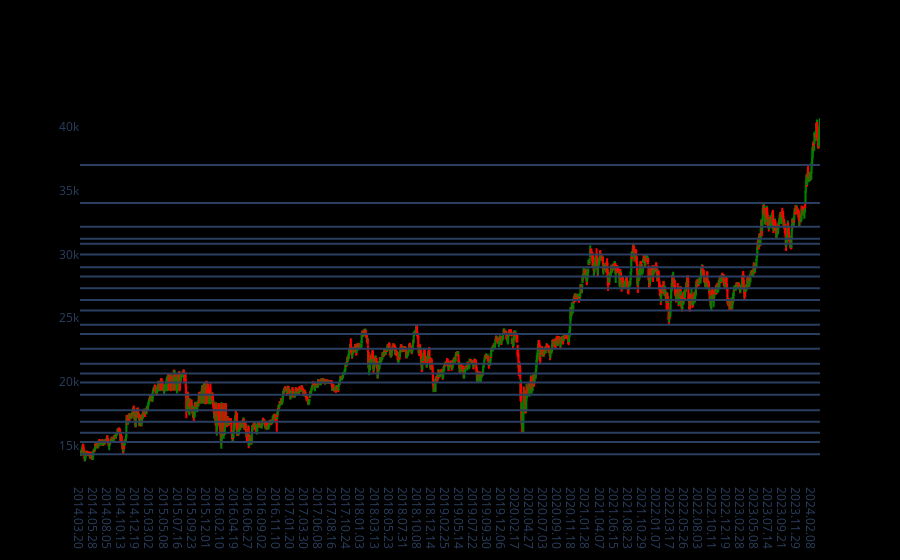

The cell this chart's notebook holds for it:
### Code cell
import sys; sys.path.insert(1, '..')
import utility
from key_levels_finder.key_levels_algorithm import getKeyLevels

JP225keylevels = getKeyLevels(df, useFilter=True, clusterBW=400)
utility.displayChartPrice(df, keylevels=JP225keylevels)

### Figure 1 — Plotly figure (JSON) as saved in the notebook; plotly's stock layout.template omitted (floating-point values rounded to 4 significant figures; data arrays with more than 128 entries replaced by an {"elided": "..."} marker saying what was removed)
{"data": [{"close": {"elided": "2578 float values"}, "decreasing": {"line": {"color": "red"}}, "high": {"elided": "2578 float values"}, "increasing": {"line": {"color": "green"}}, "low": {"elided": "2578 float values"}, "open": {"elided": "2578 float values"}, "type": "candlestick", "x": {"elided": "2578 str values"}}], "layout": {"paper_bgcolor": "black", "plot_bgcolor": "black", "shapes": [{"type": "line", "x0": 0, "x1": 1, "xref": "x domain", "y0": 37000.0, "y1": 37000.0, "yref": "y"}, {"type": "line", "x0": 0, "x1": 1, "xref": "x domain", "y0": 34020.0, "y1": 34020.0, "yref": "y"}, {"type": "line", "x0": 0, "x1": 1, "xref": "x domain", "y0": 32150.0, "y1": 32150.0, "yref": "y"}, {"type": "line", "x0": 0, "x1": 1, "xref": "x domain", "y0": 31230.0, "y1": 31230.0, "yref": "y"}, {"type": "line", "x0": 0, "x1": 1, "xref": "x domain", "y0": 30820.0, "y1": 30820.0, "yref": "y"}, {"type": "line", "x0": 0, "x1": 1, "xref": "x domain", "y0": 29990.0, "y1": 29990.0, "yref": "y"}, {"type": "line", "x0": 0, "x1": 1, "xref": "x domain", "y0": 29000.0, "y1": 29000.0, "yref": "y"}, {"type": "line", "x0": 0, "x1": 1, "xref": "x domain", "y0": 28260.0, "y1": 28260.0, "yref": "y"}, {"type": "line", "x0": 0, "x1": 1, "xref": "x domain", "y0": 27350.0, "y1": 27350.0, "yref": "y"}, {"type": "line", "x0": 0, "x1": 1, "xref": "x domain", "y0": 26430.0, "y1": 26430.0, "yref": "y"}, {"type": "line", "x0": 0, "x1": 1, "xref": "x domain", "y0": 25600.0, "y1": 25600.0, "yref": "y"}, {"type": "line", "x0": 0, "x1": 1, "xref": "x domain", "y0": 24496, "y1": 24496, "yref": "y"}, {"type": "line", "x0": 0, "x1": 1, "xref": "x domain", "y0": 23750.0, "y1": 23750.0, "yref": "y"}, {"type": "line", "x0": 0, "x1": 1, "xref": "x domain", "y0": 22610.0, "y1": 22610.0, "yref": "y"}, {"type": "line", "x0": 0, "x1": 1, "xref": "x domain", "y0": 21434, "y1": 21434, "yref": "y"}, {"type": "line", "x0": 0, "x1": 1, "xref": "x domain", "y0": 20677, "y1": 20677, "yref": "y"}, {"type": "line", "x0": 0, "x1": 1, "xref": "x domain", "y0": 19970.0, "y1": 19970.0, "yref": "y"}, {"type": "line", "x0": 0, "x1": 1, "xref": "x domain", "y0": 19010, "y1": 19010, "yref": "y"}, {"type": "line", "x0": 0, "x1": 1, "xref": "x domain", "y0": 17792, "y1": 17792, "yref": "y"}, {"type": "line", "x0": 0, "x1": 1, "xref": "x domain", "y0": 16884, "y1": 16884, "yref": "y"}, {"type": "line", "x0": 0, "x1": 1, "xref": "x domain", "y0": 16030.0, "y1": 16030.0, "yref": "y"}, {"type": "line", "x0": 0, "x1": 1, "xref": "x domain", "y0": 15305, "y1": 15305, "yref": "y"}, {"type": "line", "x0": 0, "x1": 1, "xref": "x domain", "y0": 14336, "y1": 14336, "yref": "y"}], "xaxis": {"rangeslider": {"visible": false}, "showgrid": false}, "yaxis": {"showgrid": false}}}
